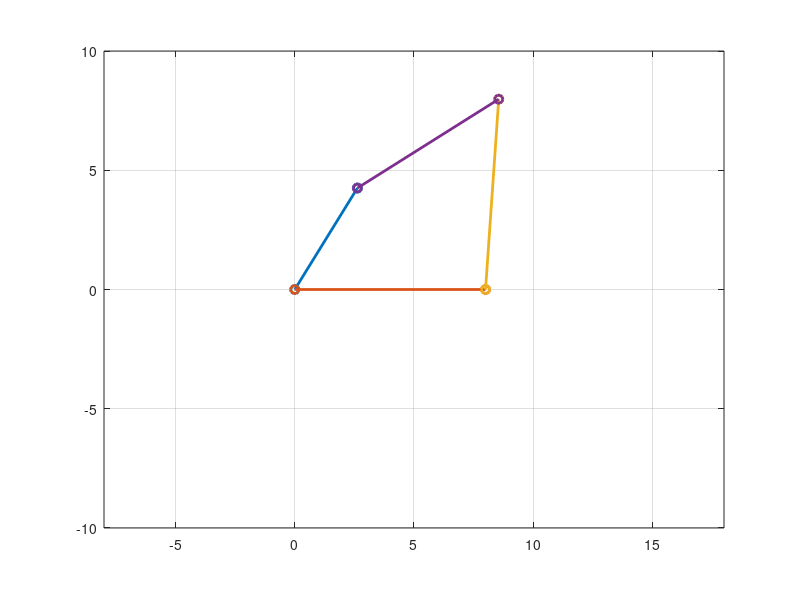

The MATLAB source for this figure:
clc
clearvars;

l1 = 8 ; % ground link
l2 = 5 ; % crank 
l3 = 7 ; % coupler
l4 = 8 ; % rocker/follower

for t = 0:0.01:1
    omega2 = pi/4; omega2 = rad2deg(omega2);
    th2 = omega2*t;
    alpha2 = 0;
    
    A = sin(th2);
    B = cos(th2) - (l1/l2);
    C = -(l1/l4)*cos(th2) + [((l1)^2 + (l2)^2 + (l4)^2 - (l3)^2)/(2*l2*l4)];
    
    th41 = 2*atan([A-sqrt(A^2+B^2-C^2)]/(B+C));
    th42 = 2*atan([A+sqrt(A^2+B^2-C^2)]/(B+C));
    
    D = -(l1/l3)*cos(th2) + [((l1)^2 + (l2)^2 + (l3)^2 - (l4)^2)/(2*l2*l3)];
    
    th31 = 2*atan([A-sqrt(A^2+B^2-D^2)]/(B+D));
    th32 = 2*atan([A+sqrt(A^2+B^2-D^2)]/(B+D));
    
    A = [l1*cos(th2); l2*sin(th2)];
    B = [l1+l4*cos(th41); l4*sin(th41)];
    
    Omega3 = ((l2*sin(th2-th41))/(l3*sin(th41-th32)))*omega2;
    Omega4 = ((l2*sin(th2-th32))/(l4*sin(th41-th32)))*omega2;
    
    Alpha3 = (l4*Omega4^2-l2*alpha2*sin(th2-th41)-l2*omega2^2*cos(th2-th32)-l3*Omega3^2*cos(th32-th41))/(l3*sin(th32-th41));
    Alpha3 = round(Alpha3);
    Alpha4 = (l2*alpha2*sin(th2-th32)+l2*omega2^2*cos(th2-th32)+l3*Omega3^2+l4*Omega4^2*cos(th41-th32))/(l4*sin(th41-th32));
    Alpha4 = round(Alpha4)

    plot([0 l2*cos(th2)],[0 l2*sin(th2)],'o-','linewidth',2); hold on
    plot([0 l1],[0 0],'o-','linewidth',2); hold on
    plot([l1 l1+l4*cos(th41)],[0 l4*sin(th41)],'o-','linewidth',2); hold on
    plot([l2*cos(th2) l2*cos(th2)+l3*cos(pi+th32)],[l2*sin(th2) l2*sin(th2)+l3*sin(pi+th32)],'o-','linewidth',2); hold off
    grid on
    axis(gca,'equal');
    axis([-8 18 -10 10])
    pause(0.1)
    drawnow
end
